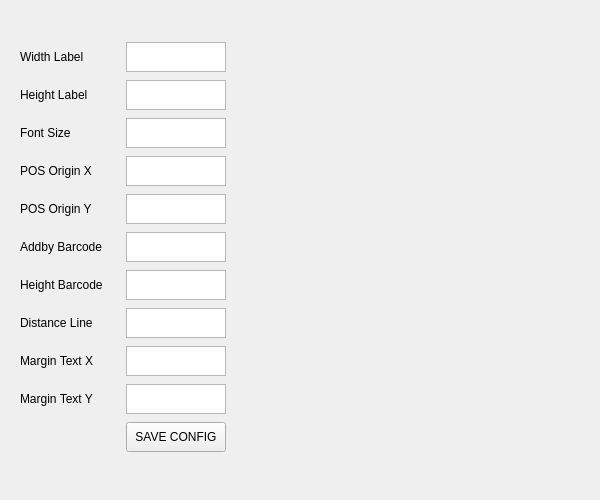
<?xml version="1.0" encoding="UTF-8"?>
<ui version="4.0">
 <class>SettingModal</class>
 <widget class="QWidget" name="SettingModal">
  <property name="geometry">
   <rect>
    <x>0</x>
    <y>0</y>
    <width>600</width>
    <height>500</height>
   </rect>
  </property>
  <property name="minimumSize">
   <size>
    <width>600</width>
    <height>500</height>
   </size>
  </property>
  <property name="maximumSize">
   <size>
    <width>600</width>
    <height>500</height>
   </size>
  </property>
  <property name="windowTitle">
   <string>Form</string>
  </property>
  <widget class="QWidget" name="layoutWidget">
   <property name="geometry">
    <rect>
     <x>20</x>
     <y>40</y>
     <width>571</width>
     <height>421</height>
    </rect>
   </property>
   <layout class="QFormLayout" name="formLayout_6">
    <item row="0" column="0">
     <widget class="QLabel" name="label_25">
      <property name="minimumSize">
       <size>
        <width>100</width>
        <height>30</height>
       </size>
      </property>
      <property name="maximumSize">
       <size>
        <width>16777215</width>
        <height>30</height>
       </size>
      </property>
      <property name="text">
       <string>Width Label</string>
      </property>
     </widget>
    </item>
    <item row="0" column="1">
     <widget class="QTextEdit" name="S_WidthLabel_2">
      <property name="minimumSize">
       <size>
        <width>0</width>
        <height>30</height>
       </size>
      </property>
      <property name="maximumSize">
       <size>
        <width>100</width>
        <height>30</height>
       </size>
      </property>
     </widget>
    </item>
    <item row="1" column="0">
     <widget class="QLabel" name="label_46">
      <property name="minimumSize">
       <size>
        <width>100</width>
        <height>30</height>
       </size>
      </property>
      <property name="maximumSize">
       <size>
        <width>16777215</width>
        <height>30</height>
       </size>
      </property>
      <property name="text">
       <string>Height Label</string>
      </property>
     </widget>
    </item>
    <item row="1" column="1">
     <widget class="QTextEdit" name="S_HeightLabel_2">
      <property name="minimumSize">
       <size>
        <width>0</width>
        <height>30</height>
       </size>
      </property>
      <property name="maximumSize">
       <size>
        <width>100</width>
        <height>30</height>
       </size>
      </property>
     </widget>
    </item>
    <item row="2" column="0">
     <widget class="QLabel" name="label_52">
      <property name="minimumSize">
       <size>
        <width>100</width>
        <height>30</height>
       </size>
      </property>
      <property name="maximumSize">
       <size>
        <width>16777215</width>
        <height>30</height>
       </size>
      </property>
      <property name="text">
       <string>Font Size</string>
      </property>
     </widget>
    </item>
    <item row="2" column="1">
     <widget class="QTextEdit" name="S_FontSize_2">
      <property name="minimumSize">
       <size>
        <width>0</width>
        <height>30</height>
       </size>
      </property>
      <property name="maximumSize">
       <size>
        <width>100</width>
        <height>30</height>
       </size>
      </property>
     </widget>
    </item>
    <item row="3" column="0">
     <widget class="QLabel" name="label_53">
      <property name="minimumSize">
       <size>
        <width>100</width>
        <height>30</height>
       </size>
      </property>
      <property name="maximumSize">
       <size>
        <width>16777215</width>
        <height>30</height>
       </size>
      </property>
      <property name="text">
       <string>POS Origin X</string>
      </property>
     </widget>
    </item>
    <item row="3" column="1">
     <widget class="QTextEdit" name="S_POS_X_2">
      <property name="minimumSize">
       <size>
        <width>0</width>
        <height>30</height>
       </size>
      </property>
      <property name="maximumSize">
       <size>
        <width>100</width>
        <height>30</height>
       </size>
      </property>
     </widget>
    </item>
    <item row="4" column="0">
     <widget class="QLabel" name="label_54">
      <property name="minimumSize">
       <size>
        <width>100</width>
        <height>30</height>
       </size>
      </property>
      <property name="maximumSize">
       <size>
        <width>16777215</width>
        <height>30</height>
       </size>
      </property>
      <property name="text">
       <string>POS Origin Y</string>
      </property>
     </widget>
    </item>
    <item row="4" column="1">
     <widget class="QTextEdit" name="S_POS_Y_2">
      <property name="minimumSize">
       <size>
        <width>0</width>
        <height>30</height>
       </size>
      </property>
      <property name="maximumSize">
       <size>
        <width>100</width>
        <height>30</height>
       </size>
      </property>
     </widget>
    </item>
    <item row="5" column="0">
     <widget class="QLabel" name="label_55">
      <property name="minimumSize">
       <size>
        <width>100</width>
        <height>30</height>
       </size>
      </property>
      <property name="maximumSize">
       <size>
        <width>16777215</width>
        <height>30</height>
       </size>
      </property>
      <property name="text">
       <string>Addby Barcode</string>
      </property>
     </widget>
    </item>
    <item row="5" column="1">
     <widget class="QTextEdit" name="S_AddBy_2">
      <property name="minimumSize">
       <size>
        <width>0</width>
        <height>30</height>
       </size>
      </property>
      <property name="maximumSize">
       <size>
        <width>100</width>
        <height>30</height>
       </size>
      </property>
     </widget>
    </item>
    <item row="6" column="1">
     <widget class="QTextEdit" name="S_HeightBarcode_2">
      <property name="minimumSize">
       <size>
        <width>0</width>
        <height>30</height>
       </size>
      </property>
      <property name="maximumSize">
       <size>
        <width>100</width>
        <height>30</height>
       </size>
      </property>
     </widget>
    </item>
    <item row="7" column="0">
     <widget class="QLabel" name="label_56">
      <property name="minimumSize">
       <size>
        <width>100</width>
        <height>30</height>
       </size>
      </property>
      <property name="maximumSize">
       <size>
        <width>16777215</width>
        <height>30</height>
       </size>
      </property>
      <property name="text">
       <string>Distance Line</string>
      </property>
     </widget>
    </item>
    <item row="7" column="1">
     <widget class="QTextEdit" name="S_DistanceLine_2">
      <property name="minimumSize">
       <size>
        <width>0</width>
        <height>30</height>
       </size>
      </property>
      <property name="maximumSize">
       <size>
        <width>100</width>
        <height>30</height>
       </size>
      </property>
     </widget>
    </item>
    <item row="8" column="0">
     <widget class="QLabel" name="label_57">
      <property name="minimumSize">
       <size>
        <width>100</width>
        <height>30</height>
       </size>
      </property>
      <property name="maximumSize">
       <size>
        <width>16777215</width>
        <height>30</height>
       </size>
      </property>
      <property name="text">
       <string>Margin Text X</string>
      </property>
     </widget>
    </item>
    <item row="8" column="1">
     <widget class="QTextEdit" name="S_MX_2">
      <property name="minimumSize">
       <size>
        <width>0</width>
        <height>30</height>
       </size>
      </property>
      <property name="maximumSize">
       <size>
        <width>100</width>
        <height>30</height>
       </size>
      </property>
     </widget>
    </item>
    <item row="9" column="0">
     <widget class="QLabel" name="label_58">
      <property name="minimumSize">
       <size>
        <width>100</width>
        <height>30</height>
       </size>
      </property>
      <property name="maximumSize">
       <size>
        <width>16777215</width>
        <height>30</height>
       </size>
      </property>
      <property name="text">
       <string>Margin Text Y</string>
      </property>
     </widget>
    </item>
    <item row="10" column="0">
     <widget class="QLabel" name="label_59">
      <property name="minimumSize">
       <size>
        <width>100</width>
        <height>30</height>
       </size>
      </property>
      <property name="maximumSize">
       <size>
        <width>16777215</width>
        <height>30</height>
       </size>
      </property>
      <property name="text">
       <string/>
      </property>
     </widget>
    </item>
    <item row="6" column="0">
     <widget class="QLabel" name="label_60">
      <property name="minimumSize">
       <size>
        <width>100</width>
        <height>30</height>
       </size>
      </property>
      <property name="maximumSize">
       <size>
        <width>16777215</width>
        <height>30</height>
       </size>
      </property>
      <property name="text">
       <string>Height Barcode</string>
      </property>
     </widget>
    </item>
    <item row="9" column="1">
     <widget class="QTextEdit" name="S_MY_2">
      <property name="minimumSize">
       <size>
        <width>0</width>
        <height>30</height>
       </size>
      </property>
      <property name="maximumSize">
       <size>
        <width>100</width>
        <height>30</height>
       </size>
      </property>
     </widget>
    </item>
    <item row="10" column="1">
     <widget class="QPushButton" name="S_Save">
      <property name="maximumSize">
       <size>
        <width>100</width>
        <height>50</height>
       </size>
      </property>
      <property name="text">
       <string>SAVE CONFIG</string>
      </property>
     </widget>
    </item>
   </layout>
  </widget>
 </widget>
 <resources/>
 <connections/>
</ui>
